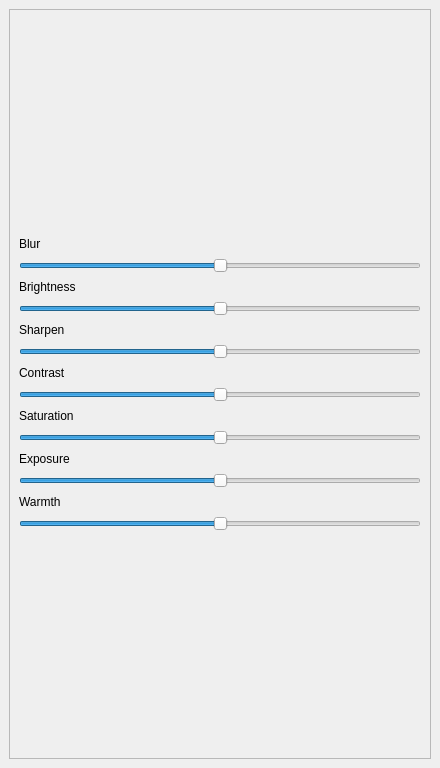
<?xml version="1.0" encoding="UTF-8"?>
<ui version="4.0">
 <class>adjust_widget</class>
 <widget class="QWidget" name="adjust_widget">
  <property name="geometry">
   <rect>
    <x>0</x>
    <y>0</y>
    <width>440</width>
    <height>768</height>
   </rect>
  </property>
  <property name="sizePolicy">
   <sizepolicy hsizetype="MinimumExpanding" vsizetype="MinimumExpanding">
    <horstretch>1</horstretch>
    <verstretch>1</verstretch>
   </sizepolicy>
  </property>
  <property name="sizeIncrement">
   <size>
    <width>0</width>
    <height>0</height>
   </size>
  </property>
  <property name="autoFillBackground">
   <bool>false</bool>
  </property>
  <layout class="QVBoxLayout" name="verticalLayout">
   <property name="spacing">
    <number>12</number>
   </property>
   <property name="leftMargin">
    <number>0</number>
   </property>
   <property name="topMargin">
    <number>0</number>
   </property>
   <property name="rightMargin">
    <number>0</number>
   </property>
   <property name="bottomMargin">
    <number>0</number>
   </property>
   <item>
    <widget class="QWidget" name="main_widget" native="true">
     <layout class="QVBoxLayout" name="verticalLayout_2">
      <item>
       <widget class="QScrollArea" name="scrollArea">
        <property name="verticalScrollBarPolicy">
         <enum>Qt::ScrollBarAsNeeded</enum>
        </property>
        <property name="widgetResizable">
         <bool>true</bool>
        </property>
        <property name="alignment">
         <set>Qt::AlignLeading|Qt::AlignLeft|Qt::AlignTop</set>
        </property>
        <widget class="QWidget" name="scrollAreaWidgetContents">
         <property name="geometry">
          <rect>
           <x>0</x>
           <y>0</y>
           <width>416</width>
           <height>744</height>
          </rect>
         </property>
         <layout class="QVBoxLayout" name="verticalLayout_3">
          <property name="spacing">
           <number>7</number>
          </property>
          <item>
           <spacer name="verticalSpacer_2">
            <property name="orientation">
             <enum>Qt::Vertical</enum>
            </property>
            <property name="sizeHint" stdset="0">
             <size>
              <width>20</width>
              <height>40</height>
             </size>
            </property>
           </spacer>
          </item>
          <item>
           <widget class="QLabel" name="blur_label">
            <property name="text">
             <string>Blur</string>
            </property>
           </widget>
          </item>
          <item>
           <widget class="QSlider" name="blur_slider">
            <property name="minimum">
             <number>-2000</number>
            </property>
            <property name="maximum">
             <number>2000</number>
            </property>
            <property name="pageStep">
             <number>10</number>
            </property>
            <property name="orientation">
             <enum>Qt::Horizontal</enum>
            </property>
           </widget>
          </item>
          <item>
           <widget class="QLabel" name="brightness_label">
            <property name="text">
             <string>Brightness</string>
            </property>
           </widget>
          </item>
          <item>
           <widget class="QSlider" name="brightness_slider">
            <property name="minimum">
             <number>-2000</number>
            </property>
            <property name="maximum">
             <number>2000</number>
            </property>
            <property name="pageStep">
             <number>10</number>
            </property>
            <property name="orientation">
             <enum>Qt::Horizontal</enum>
            </property>
           </widget>
          </item>
          <item>
           <widget class="QLabel" name="sharpen_label">
            <property name="text">
             <string>Sharpen</string>
            </property>
           </widget>
          </item>
          <item>
           <widget class="QSlider" name="sharpen_slider">
            <property name="minimum">
             <number>-2000</number>
            </property>
            <property name="maximum">
             <number>2000</number>
            </property>
            <property name="pageStep">
             <number>10</number>
            </property>
            <property name="orientation">
             <enum>Qt::Horizontal</enum>
            </property>
           </widget>
          </item>
          <item>
           <widget class="QLabel" name="contrast_label">
            <property name="text">
             <string>Contrast</string>
            </property>
           </widget>
          </item>
          <item>
           <widget class="QSlider" name="contrast_slider">
            <property name="minimum">
             <number>-2000</number>
            </property>
            <property name="maximum">
             <number>2000</number>
            </property>
            <property name="pageStep">
             <number>10</number>
            </property>
            <property name="value">
             <number>0</number>
            </property>
            <property name="orientation">
             <enum>Qt::Horizontal</enum>
            </property>
           </widget>
          </item>
          <item>
           <widget class="QLabel" name="saturation_label">
            <property name="text">
             <string>Saturation</string>
            </property>
           </widget>
          </item>
          <item>
           <widget class="QSlider" name="saturation_slider">
            <property name="minimum">
             <number>-2000</number>
            </property>
            <property name="maximum">
             <number>2000</number>
            </property>
            <property name="pageStep">
             <number>10</number>
            </property>
            <property name="value">
             <number>0</number>
            </property>
            <property name="tracking">
             <bool>true</bool>
            </property>
            <property name="orientation">
             <enum>Qt::Horizontal</enum>
            </property>
           </widget>
          </item>
          <item>
           <widget class="QLabel" name="exposure_label">
            <property name="text">
             <string>Exposure</string>
            </property>
           </widget>
          </item>
          <item>
           <widget class="QSlider" name="exposure_slider">
            <property name="minimum">
             <number>-2000</number>
            </property>
            <property name="maximum">
             <number>2000</number>
            </property>
            <property name="singleStep">
             <number>1</number>
            </property>
            <property name="pageStep">
             <number>10</number>
            </property>
            <property name="value">
             <number>0</number>
            </property>
            <property name="orientation">
             <enum>Qt::Horizontal</enum>
            </property>
            <property name="tickInterval">
             <number>1</number>
            </property>
           </widget>
          </item>
          <item>
           <widget class="QLabel" name="warmth_label">
            <property name="text">
             <string>Warmth</string>
            </property>
           </widget>
          </item>
          <item>
           <widget class="QSlider" name="warmth_slider">
            <property name="minimum">
             <number>-2000</number>
            </property>
            <property name="maximum">
             <number>2000</number>
            </property>
            <property name="singleStep">
             <number>1</number>
            </property>
            <property name="pageStep">
             <number>10</number>
            </property>
            <property name="value">
             <number>0</number>
            </property>
            <property name="orientation">
             <enum>Qt::Horizontal</enum>
            </property>
           </widget>
          </item>
          <item>
           <spacer name="verticalSpacer">
            <property name="orientation">
             <enum>Qt::Vertical</enum>
            </property>
            <property name="sizeHint" stdset="0">
             <size>
              <width>20</width>
              <height>40</height>
             </size>
            </property>
           </spacer>
          </item>
         </layout>
        </widget>
       </widget>
      </item>
     </layout>
    </widget>
   </item>
  </layout>
 </widget>
 <resources/>
 <connections/>
</ui>
